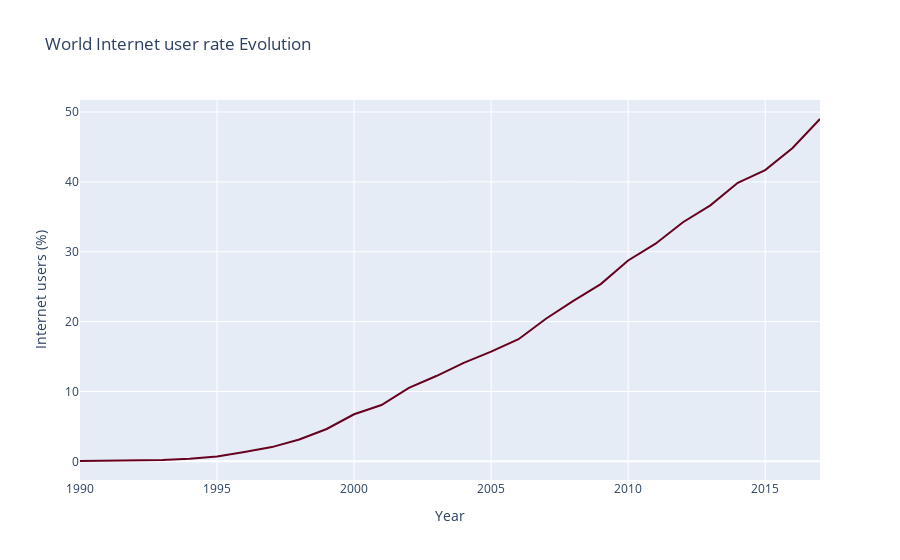

The cell this chart's notebook holds for it:
### Markdown cell above
AREAS INTERNET USER RATE EVOLUTION GRAPH:<br>
    -World<br>
    -OECD members<br>
    -Least developed countries: UN classification<br>
    -North America<br>
    -Euro area<br>
Igualando la variable region a cada una de las zonas arriba mencionadas, se muestra su evolución desde 1990 hasta la actualidad

### Code cell
Region='World'
ZONA=df_region[df_region['Entity']==Region]
px.line(ZONA, x='Year', y='Internet users (%)', title=f'{Region} Internet user rate Evolution',color_discrete_sequence=px.colors.sequential.RdBu)

### Figure 1 — Plotly figure (JSON) as saved in the notebook; plotly's stock layout.template omitted (floating-point values rounded to 4 significant figures)
{"data": [{"hovertemplate": "Year=%{x}<br>Internet users (%)=%{y}<extra></extra>", "legendgroup": "", "line": {"color": "rgb(103,0,31)", "dash": "solid"}, "marker": {"symbol": "circle"}, "mode": "lines", "name": "", "orientation": "v", "showlegend": false, "type": "scatter", "x": [1990, 1991, 1992, 1993, 1994, 1995, 1996, 1997, 1998, 1999, 2000, 2001, 2002, 2003, 2004, 2005, 2006, 2007, 2008, 2009, 2010, 2011, 2012, 2013, 2014, 2015, 2016, 2017], "xaxis": "x", "y": [0.04924, 0.07918, 0.1254, 0.1789, 0.3599, 0.6815, 1.323, 2.04, 3.136, 4.63, 6.734, 8.059, 10.53, 12.21, 14.1, 15.7, 17.48, 20.41, 22.96, 25.37, 28.75, 31.15, 34.23, 36.64, 39.86, 41.69, 44.84, 49.0], "yaxis": "y"}], "layout": {"legend": {"tracegroupgap": 0}, "title": {"text": "World Internet user rate Evolution"}, "xaxis": {"anchor": "y", "domain": [0, 1], "title": {"text": "Year"}}, "yaxis": {"anchor": "x", "domain": [0, 1], "title": {"text": "Internet users (%)"}}}}
